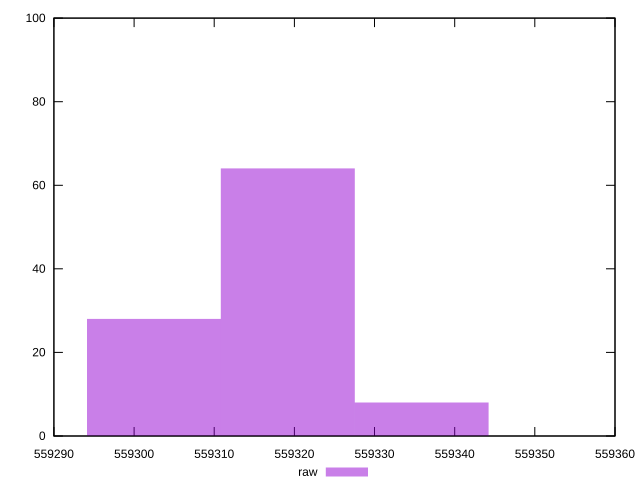

Write the gnuplot code that produced this figure.
reset
set terminal svg size 640, 490 enhanced background rgb 'white'
set output "reprap/uses-long-cache-ttl/samples/pages+cached+nointeractive/raw/histogram.svg"

$raw <<EOF
559319.1739108932 64
559302.4768193082 28
559335.8710024781 8
EOF

set key outside below
set boxwidth 16.6970915848974
set yrange [0:100]
set style fill transparent solid 0.5 noborder

plot \
  $raw title "raw" with boxes, \


reset
